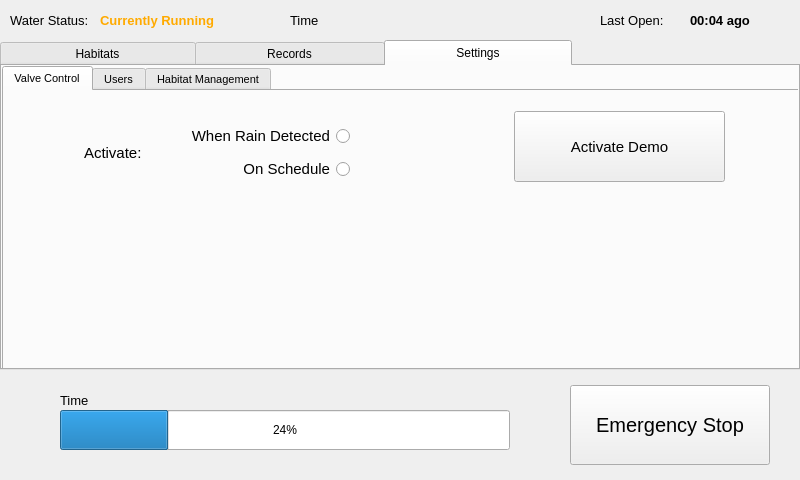
<?xml version="1.0" encoding="UTF-8"?>
<ui version="4.0">
 <class>MainWindow</class>
 <widget class="QMainWindow" name="MainWindow">
  <property name="geometry">
   <rect>
    <x>0</x>
    <y>0</y>
    <width>800</width>
    <height>480</height>
   </rect>
  </property>
  <property name="minimumSize">
   <size>
    <width>800</width>
    <height>480</height>
   </size>
  </property>
  <property name="maximumSize">
   <size>
    <width>800</width>
    <height>480</height>
   </size>
  </property>
  <property name="baseSize">
   <size>
    <width>800</width>
    <height>480</height>
   </size>
  </property>
  <property name="windowTitle">
   <string>MainWindow</string>
  </property>
  <widget class="QWidget" name="centralwidget">
   <widget class="QTabWidget" name="mainTabs">
    <property name="geometry">
     <rect>
      <x>0</x>
      <y>40</y>
      <width>800</width>
      <height>330</height>
     </rect>
    </property>
    <property name="minimumSize">
     <size>
      <width>0</width>
      <height>0</height>
     </size>
    </property>
    <property name="maximumSize">
     <size>
      <width>800</width>
      <height>440</height>
     </size>
    </property>
    <property name="font">
     <font>
      <pointsize>9</pointsize>
     </font>
    </property>
    <property name="currentIndex">
     <number>2</number>
    </property>
    <widget class="QWidget" name="habitats">
     <property name="autoFillBackground">
      <bool>false</bool>
     </property>
     <attribute name="title">
      <string>                   Habitats                   </string>
     </attribute>
     <widget class="QScrollArea" name="habitatScrollingList">
      <property name="geometry">
       <rect>
        <x>0</x>
        <y>0</y>
        <width>400</width>
        <height>330</height>
       </rect>
      </property>
      <property name="widgetResizable">
       <bool>true</bool>
      </property>
      <widget class="QWidget" name="scrollAreaWidgetContents">
       <property name="geometry">
        <rect>
         <x>0</x>
         <y>0</y>
         <width>398</width>
         <height>328</height>
        </rect>
       </property>
      </widget>
     </widget>
    </widget>
    <widget class="QWidget" name="records">
     <attribute name="title">
      <string>                  Records                  </string>
     </attribute>
     <widget class="QTabWidget" name="recordsTabs">
      <property name="geometry">
       <rect>
        <x>0</x>
        <y>0</y>
        <width>800</width>
        <height>305</height>
       </rect>
      </property>
      <property name="tabPosition">
       <enum>QTabWidget::North</enum>
      </property>
      <property name="tabShape">
       <enum>QTabWidget::Rounded</enum>
      </property>
      <property name="currentIndex">
       <number>0</number>
      </property>
      <property name="tabsClosable">
       <bool>false</bool>
      </property>
      <widget class="QWidget" name="valveRecordsTab">
       <attribute name="title">
        <string>Valve Records</string>
       </attribute>
       <widget class="QTableView" name="valveRecordTable">
        <property name="geometry">
         <rect>
          <x>15</x>
          <y>11</y>
          <width>761</width>
          <height>261</height>
         </rect>
        </property>
       </widget>
      </widget>
      <widget class="QWidget" name="habitatRecordsTab">
       <attribute name="title">
        <string>Habitat Records</string>
       </attribute>
      </widget>
     </widget>
    </widget>
    <widget class="QWidget" name="settings">
     <attribute name="title">
      <string>                  Settings                  </string>
     </attribute>
     <widget class="QTabWidget" name="settingsTabs">
      <property name="geometry">
       <rect>
        <x>0</x>
        <y>0</y>
        <width>800</width>
        <height>305</height>
       </rect>
      </property>
      <property name="font">
       <font>
        <pointsize>8</pointsize>
       </font>
      </property>
      <property name="currentIndex">
       <number>0</number>
      </property>
      <widget class="QWidget" name="valveControlTab">
       <attribute name="title">
        <string>Valve Control</string>
       </attribute>
       <widget class="QPushButton" name="demoSwitch">
        <property name="geometry">
         <rect>
          <x>510</x>
          <y>20</y>
          <width>211</width>
          <height>71</height>
         </rect>
        </property>
        <property name="font">
         <font>
          <pointsize>11</pointsize>
         </font>
        </property>
        <property name="text">
         <string>Activate Demo</string>
        </property>
        <property name="flat">
         <bool>false</bool>
        </property>
       </widget>
       <widget class="QWidget" name="layoutWidget">
        <property name="geometry">
         <rect>
          <x>80</x>
          <y>30</y>
          <width>266</width>
          <height>63</height>
         </rect>
        </property>
        <layout class="QHBoxLayout" name="horizontalLayout">
         <item>
          <widget class="QLabel" name="activationTypeLabel">
           <property name="font">
            <font>
             <pointsize>11</pointsize>
            </font>
           </property>
           <property name="text">
            <string>Activate:</string>
           </property>
          </widget>
         </item>
         <item>
          <layout class="QVBoxLayout" name="verticalLayout">
           <item>
            <widget class="QRadioButton" name="detectRainModeSelect">
             <property name="font">
              <font>
               <pointsize>11</pointsize>
               <weight>50</weight>
               <bold>false</bold>
              </font>
             </property>
             <property name="toolTipDuration">
              <number>-1</number>
             </property>
             <property name="layoutDirection">
              <enum>Qt::RightToLeft</enum>
             </property>
             <property name="text">
              <string>When Rain Detected</string>
             </property>
             <property name="iconSize">
              <size>
               <width>20</width>
               <height>20</height>
              </size>
             </property>
            </widget>
           </item>
           <item>
            <widget class="QRadioButton" name="scheduleModeSelect">
             <property name="font">
              <font>
               <pointsize>11</pointsize>
               <weight>50</weight>
               <bold>false</bold>
              </font>
             </property>
             <property name="toolTipDuration">
              <number>-1</number>
             </property>
             <property name="layoutDirection">
              <enum>Qt::RightToLeft</enum>
             </property>
             <property name="text">
              <string>On Schedule</string>
             </property>
             <property name="iconSize">
              <size>
               <width>20</width>
               <height>20</height>
              </size>
             </property>
            </widget>
           </item>
          </layout>
         </item>
        </layout>
       </widget>
      </widget>
      <widget class="QWidget" name="usersTab">
       <attribute name="title">
        <string>Users</string>
       </attribute>
      </widget>
      <widget class="QWidget" name="habitatManagementTab">
       <attribute name="title">
        <string>Habitat Management</string>
       </attribute>
      </widget>
     </widget>
    </widget>
   </widget>
   <widget class="QProgressBar" name="timerProgress">
    <property name="geometry">
     <rect>
      <x>60</x>
      <y>410</y>
      <width>450</width>
      <height>40</height>
     </rect>
    </property>
    <property name="value">
     <number>24</number>
    </property>
   </widget>
   <widget class="QPushButton" name="stopButton">
    <property name="geometry">
     <rect>
      <x>570</x>
      <y>385</y>
      <width>200</width>
      <height>80</height>
     </rect>
    </property>
    <property name="font">
     <font>
      <pointsize>15</pointsize>
      <weight>50</weight>
      <bold>false</bold>
      <underline>false</underline>
      <kerning>true</kerning>
     </font>
    </property>
    <property name="text">
     <string>Emergency Stop</string>
    </property>
    <property name="checkable">
     <bool>false</bool>
    </property>
    <property name="flat">
     <bool>false</bool>
    </property>
   </widget>
   <widget class="QLabel" name="waterLabel">
    <property name="geometry">
     <rect>
      <x>10</x>
      <y>10</y>
      <width>111</width>
      <height>21</height>
     </rect>
    </property>
    <property name="font">
     <font>
      <pointsize>10</pointsize>
      <weight>50</weight>
      <bold>false</bold>
     </font>
    </property>
    <property name="text">
     <string>Water Status:</string>
    </property>
   </widget>
   <widget class="QLabel" name="waterStatusLabel">
    <property name="geometry">
     <rect>
      <x>100</x>
      <y>10</y>
      <width>161</width>
      <height>21</height>
     </rect>
    </property>
    <property name="palette">
     <palette>
      <active>
       <colorrole role="WindowText">
        <brush brushstyle="SolidPattern">
         <color alpha="255">
          <red>255</red>
          <green>170</green>
          <blue>0</blue>
         </color>
        </brush>
       </colorrole>
       <colorrole role="Button">
        <brush brushstyle="SolidPattern">
         <color alpha="255">
          <red>255</red>
          <green>170</green>
          <blue>0</blue>
         </color>
        </brush>
       </colorrole>
       <colorrole role="Light">
        <brush brushstyle="SolidPattern">
         <color alpha="255">
          <red>255</red>
          <green>213</green>
          <blue>127</blue>
         </color>
        </brush>
       </colorrole>
       <colorrole role="Midlight">
        <brush brushstyle="SolidPattern">
         <color alpha="255">
          <red>255</red>
          <green>191</green>
          <blue>63</blue>
         </color>
        </brush>
       </colorrole>
       <colorrole role="Dark">
        <brush brushstyle="SolidPattern">
         <color alpha="255">
          <red>127</red>
          <green>85</green>
          <blue>0</blue>
         </color>
        </brush>
       </colorrole>
       <colorrole role="Mid">
        <brush brushstyle="SolidPattern">
         <color alpha="255">
          <red>170</red>
          <green>113</green>
          <blue>0</blue>
         </color>
        </brush>
       </colorrole>
       <colorrole role="Text">
        <brush brushstyle="SolidPattern">
         <color alpha="255">
          <red>0</red>
          <green>0</green>
          <blue>0</blue>
         </color>
        </brush>
       </colorrole>
       <colorrole role="BrightText">
        <brush brushstyle="SolidPattern">
         <color alpha="255">
          <red>255</red>
          <green>255</green>
          <blue>255</blue>
         </color>
        </brush>
       </colorrole>
       <colorrole role="ButtonText">
        <brush brushstyle="SolidPattern">
         <color alpha="255">
          <red>0</red>
          <green>0</green>
          <blue>0</blue>
         </color>
        </brush>
       </colorrole>
       <colorrole role="Base">
        <brush brushstyle="SolidPattern">
         <color alpha="255">
          <red>255</red>
          <green>255</green>
          <blue>255</blue>
         </color>
        </brush>
       </colorrole>
       <colorrole role="Window">
        <brush brushstyle="SolidPattern">
         <color alpha="255">
          <red>255</red>
          <green>170</green>
          <blue>0</blue>
         </color>
        </brush>
       </colorrole>
       <colorrole role="Shadow">
        <brush brushstyle="SolidPattern">
         <color alpha="255">
          <red>0</red>
          <green>0</green>
          <blue>0</blue>
         </color>
        </brush>
       </colorrole>
       <colorrole role="AlternateBase">
        <brush brushstyle="SolidPattern">
         <color alpha="255">
          <red>255</red>
          <green>212</green>
          <blue>127</blue>
         </color>
        </brush>
       </colorrole>
       <colorrole role="ToolTipBase">
        <brush brushstyle="SolidPattern">
         <color alpha="255">
          <red>255</red>
          <green>255</green>
          <blue>220</blue>
         </color>
        </brush>
       </colorrole>
       <colorrole role="ToolTipText">
        <brush brushstyle="SolidPattern">
         <color alpha="255">
          <red>0</red>
          <green>0</green>
          <blue>0</blue>
         </color>
        </brush>
       </colorrole>
      </active>
      <inactive>
       <colorrole role="WindowText">
        <brush brushstyle="SolidPattern">
         <color alpha="255">
          <red>255</red>
          <green>170</green>
          <blue>0</blue>
         </color>
        </brush>
       </colorrole>
       <colorrole role="Button">
        <brush brushstyle="SolidPattern">
         <color alpha="255">
          <red>255</red>
          <green>170</green>
          <blue>0</blue>
         </color>
        </brush>
       </colorrole>
       <colorrole role="Light">
        <brush brushstyle="SolidPattern">
         <color alpha="255">
          <red>255</red>
          <green>213</green>
          <blue>127</blue>
         </color>
        </brush>
       </colorrole>
       <colorrole role="Midlight">
        <brush brushstyle="SolidPattern">
         <color alpha="255">
          <red>255</red>
          <green>191</green>
          <blue>63</blue>
         </color>
        </brush>
       </colorrole>
       <colorrole role="Dark">
        <brush brushstyle="SolidPattern">
         <color alpha="255">
          <red>127</red>
          <green>85</green>
          <blue>0</blue>
         </color>
        </brush>
       </colorrole>
       <colorrole role="Mid">
        <brush brushstyle="SolidPattern">
         <color alpha="255">
          <red>170</red>
          <green>113</green>
          <blue>0</blue>
         </color>
        </brush>
       </colorrole>
       <colorrole role="Text">
        <brush brushstyle="SolidPattern">
         <color alpha="255">
          <red>0</red>
          <green>0</green>
          <blue>0</blue>
         </color>
        </brush>
       </colorrole>
       <colorrole role="BrightText">
        <brush brushstyle="SolidPattern">
         <color alpha="255">
          <red>255</red>
          <green>255</green>
          <blue>255</blue>
         </color>
        </brush>
       </colorrole>
       <colorrole role="ButtonText">
        <brush brushstyle="SolidPattern">
         <color alpha="255">
          <red>0</red>
          <green>0</green>
          <blue>0</blue>
         </color>
        </brush>
       </colorrole>
       <colorrole role="Base">
        <brush brushstyle="SolidPattern">
         <color alpha="255">
          <red>255</red>
          <green>255</green>
          <blue>255</blue>
         </color>
        </brush>
       </colorrole>
       <colorrole role="Window">
        <brush brushstyle="SolidPattern">
         <color alpha="255">
          <red>255</red>
          <green>170</green>
          <blue>0</blue>
         </color>
        </brush>
       </colorrole>
       <colorrole role="Shadow">
        <brush brushstyle="SolidPattern">
         <color alpha="255">
          <red>0</red>
          <green>0</green>
          <blue>0</blue>
         </color>
        </brush>
       </colorrole>
       <colorrole role="AlternateBase">
        <brush brushstyle="SolidPattern">
         <color alpha="255">
          <red>255</red>
          <green>212</green>
          <blue>127</blue>
         </color>
        </brush>
       </colorrole>
       <colorrole role="ToolTipBase">
        <brush brushstyle="SolidPattern">
         <color alpha="255">
          <red>255</red>
          <green>255</green>
          <blue>220</blue>
         </color>
        </brush>
       </colorrole>
       <colorrole role="ToolTipText">
        <brush brushstyle="SolidPattern">
         <color alpha="255">
          <red>0</red>
          <green>0</green>
          <blue>0</blue>
         </color>
        </brush>
       </colorrole>
      </inactive>
      <disabled>
       <colorrole role="WindowText">
        <brush brushstyle="SolidPattern">
         <color alpha="255">
          <red>127</red>
          <green>85</green>
          <blue>0</blue>
         </color>
        </brush>
       </colorrole>
       <colorrole role="Button">
        <brush brushstyle="SolidPattern">
         <color alpha="255">
          <red>255</red>
          <green>170</green>
          <blue>0</blue>
         </color>
        </brush>
       </colorrole>
       <colorrole role="Light">
        <brush brushstyle="SolidPattern">
         <color alpha="255">
          <red>255</red>
          <green>213</green>
          <blue>127</blue>
         </color>
        </brush>
       </colorrole>
       <colorrole role="Midlight">
        <brush brushstyle="SolidPattern">
         <color alpha="255">
          <red>255</red>
          <green>191</green>
          <blue>63</blue>
         </color>
        </brush>
       </colorrole>
       <colorrole role="Dark">
        <brush brushstyle="SolidPattern">
         <color alpha="255">
          <red>127</red>
          <green>85</green>
          <blue>0</blue>
         </color>
        </brush>
       </colorrole>
       <colorrole role="Mid">
        <brush brushstyle="SolidPattern">
         <color alpha="255">
          <red>170</red>
          <green>113</green>
          <blue>0</blue>
         </color>
        </brush>
       </colorrole>
       <colorrole role="Text">
        <brush brushstyle="SolidPattern">
         <color alpha="255">
          <red>127</red>
          <green>85</green>
          <blue>0</blue>
         </color>
        </brush>
       </colorrole>
       <colorrole role="BrightText">
        <brush brushstyle="SolidPattern">
         <color alpha="255">
          <red>255</red>
          <green>255</green>
          <blue>255</blue>
         </color>
        </brush>
       </colorrole>
       <colorrole role="ButtonText">
        <brush brushstyle="SolidPattern">
         <color alpha="255">
          <red>127</red>
          <green>85</green>
          <blue>0</blue>
         </color>
        </brush>
       </colorrole>
       <colorrole role="Base">
        <brush brushstyle="SolidPattern">
         <color alpha="255">
          <red>255</red>
          <green>170</green>
          <blue>0</blue>
         </color>
        </brush>
       </colorrole>
       <colorrole role="Window">
        <brush brushstyle="SolidPattern">
         <color alpha="255">
          <red>255</red>
          <green>170</green>
          <blue>0</blue>
         </color>
        </brush>
       </colorrole>
       <colorrole role="Shadow">
        <brush brushstyle="SolidPattern">
         <color alpha="255">
          <red>0</red>
          <green>0</green>
          <blue>0</blue>
         </color>
        </brush>
       </colorrole>
       <colorrole role="AlternateBase">
        <brush brushstyle="SolidPattern">
         <color alpha="255">
          <red>255</red>
          <green>170</green>
          <blue>0</blue>
         </color>
        </brush>
       </colorrole>
       <colorrole role="ToolTipBase">
        <brush brushstyle="SolidPattern">
         <color alpha="255">
          <red>255</red>
          <green>255</green>
          <blue>220</blue>
         </color>
        </brush>
       </colorrole>
       <colorrole role="ToolTipText">
        <brush brushstyle="SolidPattern">
         <color alpha="255">
          <red>0</red>
          <green>0</green>
          <blue>0</blue>
         </color>
        </brush>
       </colorrole>
      </disabled>
     </palette>
    </property>
    <property name="font">
     <font>
      <pointsize>10</pointsize>
      <weight>75</weight>
      <bold>true</bold>
     </font>
    </property>
    <property name="text">
     <string>Currently Running</string>
    </property>
   </widget>
   <widget class="QLabel" name="lastOpenLabel">
    <property name="geometry">
     <rect>
      <x>600</x>
      <y>10</y>
      <width>81</width>
      <height>21</height>
     </rect>
    </property>
    <property name="font">
     <font>
      <pointsize>10</pointsize>
      <weight>50</weight>
      <bold>false</bold>
     </font>
    </property>
    <property name="text">
     <string>Last Open:</string>
    </property>
   </widget>
   <widget class="QLabel" name="lastOpen">
    <property name="geometry">
     <rect>
      <x>690</x>
      <y>10</y>
      <width>91</width>
      <height>21</height>
     </rect>
    </property>
    <property name="font">
     <font>
      <pointsize>10</pointsize>
      <weight>75</weight>
      <bold>true</bold>
     </font>
    </property>
    <property name="text">
     <string>00:04 ago</string>
    </property>
   </widget>
   <widget class="QLabel" name="clockLabel">
    <property name="geometry">
     <rect>
      <x>290</x>
      <y>10</y>
      <width>211</width>
      <height>21</height>
     </rect>
    </property>
    <property name="font">
     <font>
      <pointsize>10</pointsize>
      <weight>50</weight>
      <bold>false</bold>
     </font>
    </property>
    <property name="text">
     <string>Time</string>
    </property>
   </widget>
   <widget class="QLabel" name="notificationLabel">
    <property name="geometry">
     <rect>
      <x>60</x>
      <y>390</y>
      <width>111</width>
      <height>21</height>
     </rect>
    </property>
    <property name="font">
     <font>
      <pointsize>10</pointsize>
      <weight>50</weight>
      <bold>false</bold>
     </font>
    </property>
    <property name="text">
     <string>Time</string>
    </property>
   </widget>
  </widget>
 </widget>
 <resources/>
 <connections/>
</ui>
